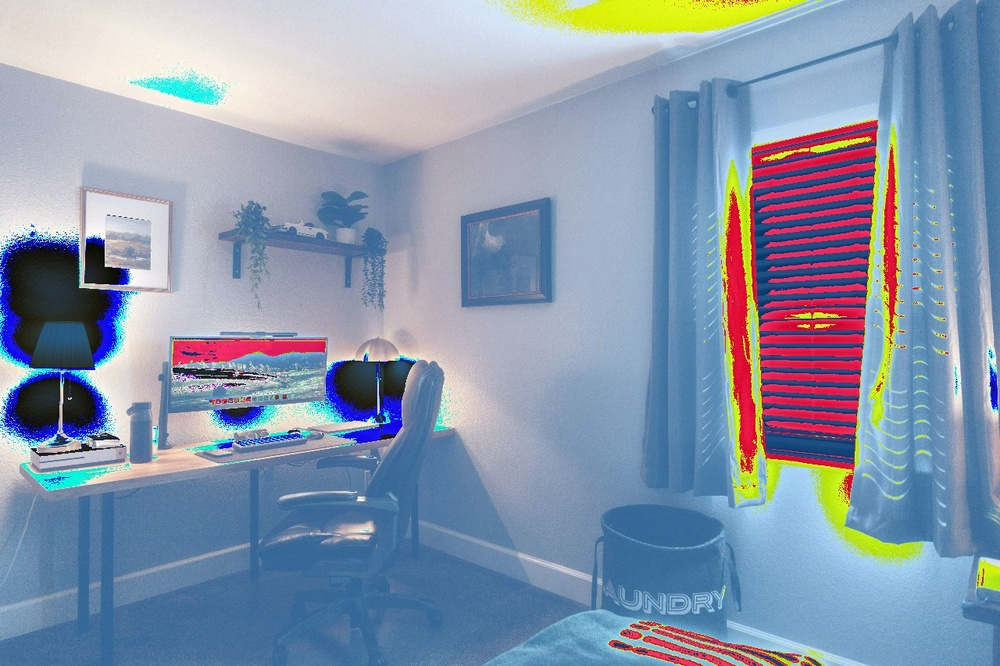
#> input picture IMG-20250826-WA0019.jpg, 1000 x 666 px, shrunk from 1280 x 853 before the run
$ python image_encryptor.py
#> lines starting #> are read from the running program, lines starting #| are printed output that depends on the picture
#> the answer given: 1
#> the answer given: IMG-20250826-WA0019.jpg
#> the answer given: out.png
from PIL import Image

def encrypt_image(input_path, output_path):
    # Open the image file
#> called with input_path = 'IMG-20250826-WA0019.jpg', output_path = 'out.png'
    img = Image.open(input_path)
#> img is the input picture: PIL image 1000x666 RGB; mean R, G, B 135.7, 150.4, 171.4
    pixels = img.load()  # Load the pixel data
    for i in range(img.width):
        for j in range(img.height):
            r, g, b = pixels[i, j]  # Get the RGB values of the pixel

            # Apply encryption logic by modifying the RGB values
            r_new = (r + 50) % 256  # Shift red value
            g_new = (g + 100) % 256  # Shift green value
            b_new = (b + 150) % 256  # Shift blue value

            pixels[i, j] = (r_new, g_new, b_new)

    img.save(output_path)
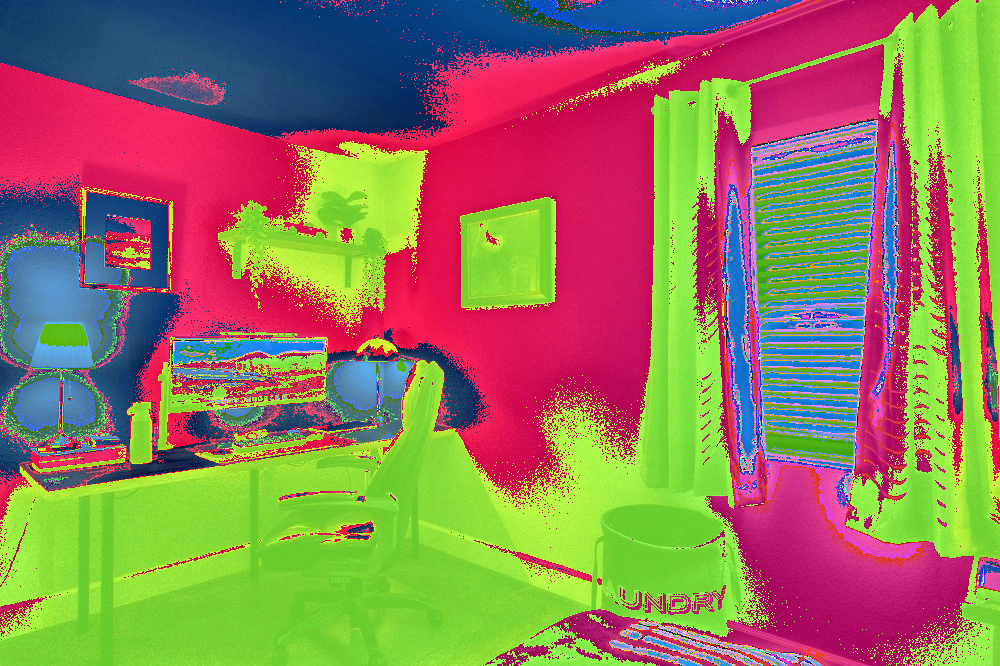
#> saved as out.png: PIL image 1000x666 RGB; mean R, G, B 144.1, 122.9, 90.8
    print(f"[✓] Image encrypted and saved as '{output_path}'")

def decrypt_image(input_path, output_path):
    img = Image.open(input_path)
    pixels = img.load()
    for i in range(img.width):
        for j in range(img.height):
            r, g, b = pixels[i, j]  # Get the RGB values of the pixel
            r_new = (r - 50) % 256  # Shift red value back
            g_new = (g - 100) % 256  # Shift green value back
            b_new = (b - 150) % 256  # Shift blue value back
            pixels[i, j] = (r_new, g_new, b_new)
    img.save(output_path)
    print(f"[✓] Image decrypted and saved as '{output_path}'")


def main():
    print("=== Image Encryption Tool ===")
    print("1. Encrypt Image")
    print("2. Decrypt Image")
    choice = input("Enter your choice (1 or 2): ")
    input_path = input("Enter input image file name (with extension): ")
    output_path = input("Enter output image file name (with extension): ")

    # Perform the chosen operation
    if choice == '1':
        encrypt_image(input_path, output_path)
    elif choice == '2':
        decrypt_image(input_path, output_path)
    else:
        print("Invalid choice. Please enter 1 or 2.")

# Entry point of the program
if __name__ == "__main__":
    main()
